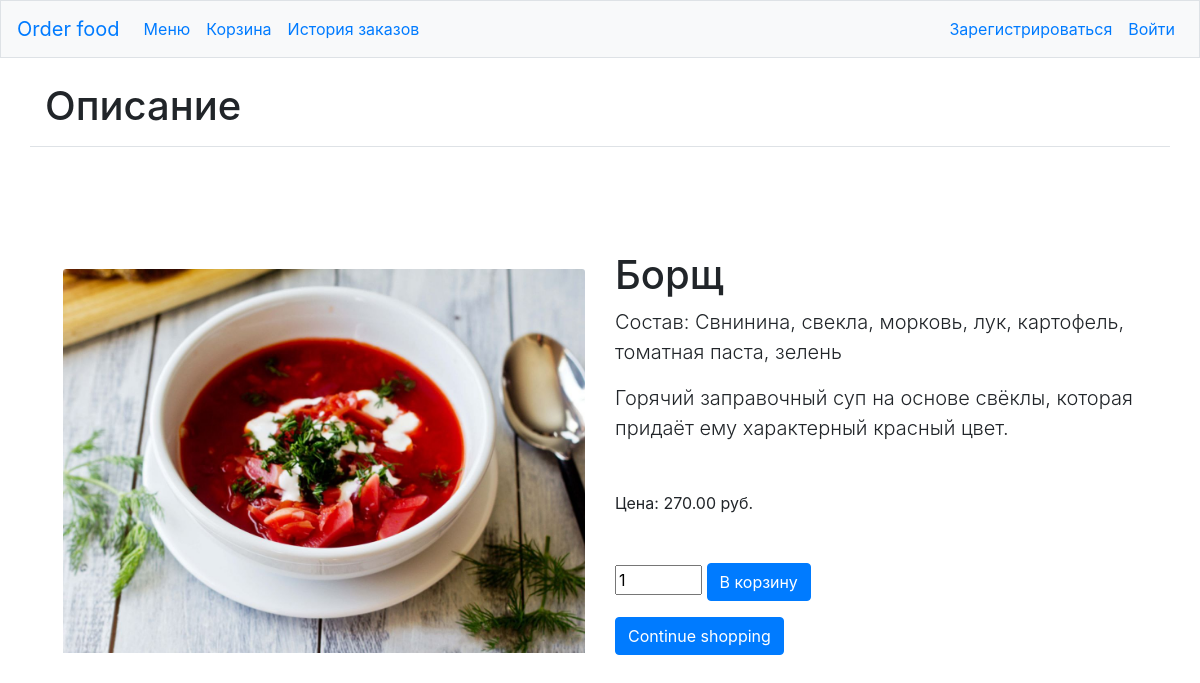
/6/borsh/, run on the app's committed database.
### food_order/models.py (models this page shows, shortened)
class Dish(models.Model):
    category = models.ForeignKey(Category,
                                 related_name='dishes',
                                 on_delete=models.CASCADE,
                                 default=None)
    name = models.CharField(max_length=50)
    slug = models.SlugField(max_length=50,
                            unique=True)
    image = models.ImageField(upload_to='dishes/%Y/%m/%d',
                              blank=True)
    description = models.TextField(blank=True)
    composition = models.CharField(max_length=250)
    price = models.DecimalField(max_digits=10,
                                decimal_places=2)
    available = models.BooleanField(default=True)
    created = models.DateTimeField(auto_now_add=True)
    updated = models.DateTimeField(auto_now=True)
    class Meta:
        ordering = ['name']
        indexes = [
            models.Index(fields=['id', 'slug']),
            models.Index(fields=['name']),
            models.Index(fields=['-created']),
        ]

### food_order/views.py (the view)
def dish_detail(request, id, slug):
    dish = get_object_or_404(Dish,
                             id=id,
                             slug=slug,
                             available=True)
    cart_dish_form = CartAddDishForm()
    return render(request,
                  'food_order/dish/detail.html',
                  {'dish': dish,
                   'cart_dish_form': cart_dish_form})

### cart/forms.py
class CartAddDishForm(forms.Form):
    quantity = forms.IntegerField(
        widget=forms.NumberInput(attrs={'class': 'bootstrap-input-spinner',
                                        'value': 1,
                                        'min': 1,
                                        'max': 20,
                                        'step': 1}),
        required=False,
        initial=1,
        label="")
    override = forms.BooleanField(required=False,
                                  initial=False,
                                  widget=forms.HiddenInput)

### cart/context_processors.py (called while the page is built)
def cart(request):
    return {'cart': Cart(request)}

### food_order/templates/food_order/dish/detail.html (shortened to what this page needs)
{% extends "food_order/base.html" %}
{% load static %}
{% block page_header %}
  <h1>Описание</h1>
{% endblock %}
{% block content %}
    <section class="py-5">
        <div class="container-fluid px-4 px-lg-5 my-5">
            <div class="row gx-4 gx-lg-5 align-items-center">
                <div class="col-md-6"><img class="card-img-top mb-5 mb-md-0"
                                           src="{{ dish.image.url }}" alt="..."/></div>
                <div class="col-md-6">
                    <h1 class="display-5 fw-bolder">{{ dish.name }}</h1>
                    <p class="lead">Состав:{% if dish.composition %} {{ dish.composition }} {% else %} Состав
                      отсутствует... {% endif %}</p>
                    <p class="lead">{% if dish.description %} {{ dish.description }} {% else %} Описание
                        отсутствует... {% endif %}</p>
                    <div class="fs-5 mt-5 mb-3">
                        <span>Цена: {{ dish.price }} руб.</span>
                    </div>
                    <div class="fs-5 mt-5 mb-3">
                      <p><form action="{% url 'cart:cart_add' dish.id %}" method="post">
                        {{ cart_dish_form }}
                        <button role="submit" class="btn btn-primary">В корзину</button>
                      </form></p>
                      <a  href="{% url 'food_order:dish_list' %}" class="btn btn-primary">Continue shopping</a>
                  </div>
                </div>
            </div>
        </div>
    </section>
{% endblock %}

### data on the page
Dish: image (picture), name "Борщ", composition "Свнинина, свекла, морковь, лук, картофель, томатная паста, зелень", description "Горячий заправочный суп на основе свёклы, которая придаёт ему характерный красный цвет.", price "270.00"
